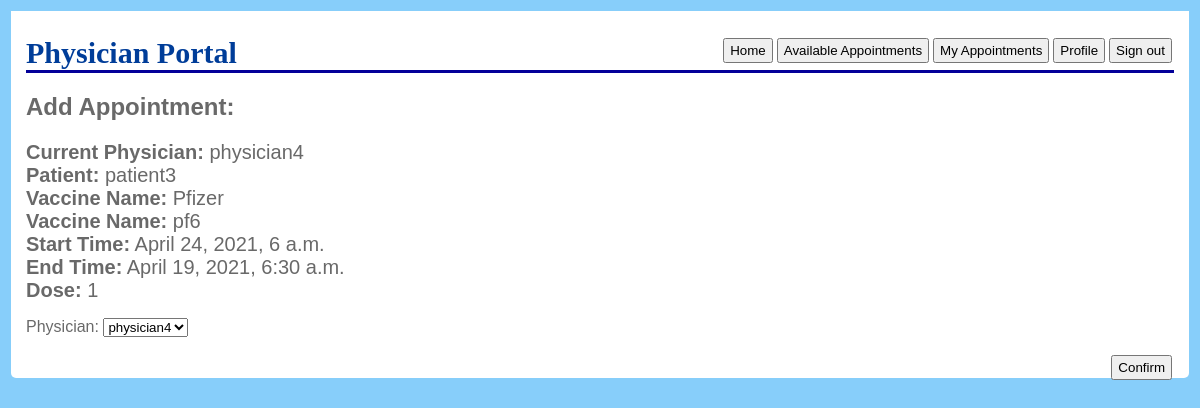
Page /user/physician/appointments/1 (signed in) on the committed database.
### user/models.py (models this page shows, shortened)
class Appointment(models.Model):
    start_time = models.DateTimeField()
    end_time = models.DateTimeField()
    physician = models.ForeignKey('Physician', on_delete=models.CASCADE, default=None, null=True)
    patient = models.ForeignKey('Patient', on_delete=models.CASCADE, default=None, null=True)
    distributor = models.ForeignKey('Distributor', on_delete=models.CASCADE, default=None)
    vaccine_name = models.OneToOneField(Vaccine, on_delete=models.RESTRICT, max_length=256)
    dose = models.IntegerField(default=1)

class Physician(models.Model):
    user = models.OneToOneField(Account, on_delete=models.CASCADE, default=None)
    distributor = models.ForeignKey('Distributor', on_delete=models.CASCADE)
    def __str__(self):
        return self.user.username

class Account(AbstractUser):
    is_patient = models.BooleanField(default=False)
    is_physician = models.BooleanField(default=False)
    is_distributor = models.BooleanField(default=False)
    address_line = models.CharField(max_length=256)
    zip_code = models.CharField(max_length=12)
    city = models.CharField(max_length=256)
    state = models.CharField(max_length=256)
    country = models.CharField(max_length=256)

class Patient(models.Model):
    user = models.OneToOneField(Account, on_delete=models.CASCADE, default=None)
    age = models.IntegerField(default=0)
    preexisting = MultiSelectField(choices=preexistingChoices, default=None)
    occupation = MultiSelectField(choices=occupationChoices, default=None)
    living_situation = MultiSelectField(choices=livingChoices, default=None)
    def __str__(self):
        return self.user.username

class Vaccine(models.Model):
    vaccine_id = models.CharField(max_length=256)
    brand = models.CharField(max_length=256)
    dose_required = models.IntegerField()
    expiration_date = models.DateField()

### user/views.py (the view, shortened to what this page needs)
# urls.py: path('physician/appointments/<int:pk>', PhysicianAppointmentsBook.as_view(), name='physician_add_appointments'),
@method_decorator([login_required, physician_required], name='dispatch')
class PhysicianAppointmentsBook(UpdateView):
    model = Appointment
    fields = ['physician', ]
    template_name = 'user/physician_appointments_add.html'

### user/templates/user/physician_appointments_add.html (shortened to what this page needs)
<!DOCTYPE html>
<html lang="en">
<head>
</head>
<body>
    <div id="main">
        <h1>
            Physician Portal
            <button onClick="window.location='/user/logout';" type="button">Sign out</button>
            <button onClick="window.location='/user/physician/profile';" type="button">Profile</button>
            <button onClick="window.location='/user/physician/appointments/my';" type="button">My Appointments</button>
            <button onClick="window.location='/user/physician/appointments';" type="button">Available Appointments</button>
            <button onClick="window.location='/user/physician';" type="button">Home</button>
        </h1>
        <h2>
            Add Appointment:
        </h2>
        <li><b>Current Physician:</b> {{ appointment.physician }}</li>
        <li><b>Patient:</b> {{ appointment.patient }}</li>
        <li><b>Vaccine Name:</b> {{ appointment.vaccine_name.brand }}</li>
        <li><b>Vaccine Name:</b> {{ appointment.vaccine_name.vaccine_id }}</li>
        <li><b>Start Time:</b> {{ appointment.start_time  }}</li>
        <li><b>End Time:</b> {{ appointment.end_time }}</li>
        <li><b>Dose:</b> {{ appointment.dose }}</li>
        <form method="post">{% csrf_token %}
            {{ form.as_p }}
            <button  type="submit">Confirm</button>
        </form>
    </div>
</body>
</html>

### user/templates/user/physician_appointments_add.html (style rules this page uses)
body { background-image: url("https://upload.wikimedia.org/wikipedia/commons/9/91/Doctor_with_Nurse_Cartoon.svg"); background-size: 105%; }
body { font-family: "Trebuchet MS", Verdana, sans-serif; font-size: 16px; background-color: lightskyblue; color: #696969; padding: 3px; }
#main { padding: 5px; padding-left: 15px; padding-right: 15px; padding-bottom: 25px; background-color: #ffffff; border-radius: 0 0 5px 5px; }
h1 { font-family: Georgia, serif; border-bottom: 3px solid #030099; color: #003d99; font-size: 30px; }
button { float: right; padding: 3px; padding-left: 5px; padding-right: 5px; margin: 2px; }
li { list-style-type: none; margin: 0; padding: 0; font-size: 20px; }

### rows in the picture
Appointment: physician "physician4", patient "patient3", vaccine_name.brand "Pfizer", vaccine_name.vaccine_id "pf6", start_time "April 24, 2021, 6 a.m.", end_time "April 19, 2021, 6:30 a.m.", dose "1"
